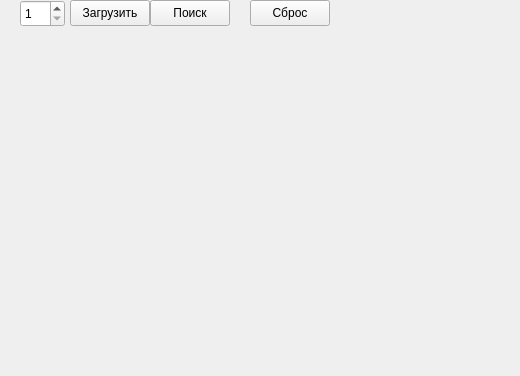
<?xml version="1.0" encoding="UTF-8"?>
<ui version="4.0">
 <class>HashKub</class>
 <widget class="QWidget" name="HashKub">
  <property name="geometry">
   <rect>
    <x>0</x>
    <y>0</y>
    <width>520</width>
    <height>376</height>
   </rect>
  </property>
  <property name="windowTitle">
   <string>Form</string>
  </property>
  <widget class="QSpinBox" name="spinBox">
   <property name="geometry">
    <rect>
     <x>20</x>
     <y>0</y>
     <width>45</width>
     <height>27</height>
    </rect>
   </property>
   <property name="minimum">
    <number>1</number>
   </property>
   <property name="maximum">
    <number>11</number>
   </property>
  </widget>
  <widget class="QPushButton" name="downloadBtn">
   <property name="geometry">
    <rect>
     <x>70</x>
     <y>0</y>
     <width>80</width>
     <height>26</height>
    </rect>
   </property>
   <property name="text">
    <string>Загрузить</string>
   </property>
  </widget>
  <widget class="QPushButton" name="findBtn">
   <property name="geometry">
    <rect>
     <x>150</x>
     <y>0</y>
     <width>80</width>
     <height>26</height>
    </rect>
   </property>
   <property name="text">
    <string>Поиск</string>
   </property>
  </widget>
  <widget class="QPushButton" name="resetBtn">
   <property name="geometry">
    <rect>
     <x>250</x>
     <y>0</y>
     <width>80</width>
     <height>26</height>
    </rect>
   </property>
   <property name="text">
    <string>Сброс</string>
   </property>
  </widget>
 </widget>
 <resources/>
 <connections/>
</ui>
